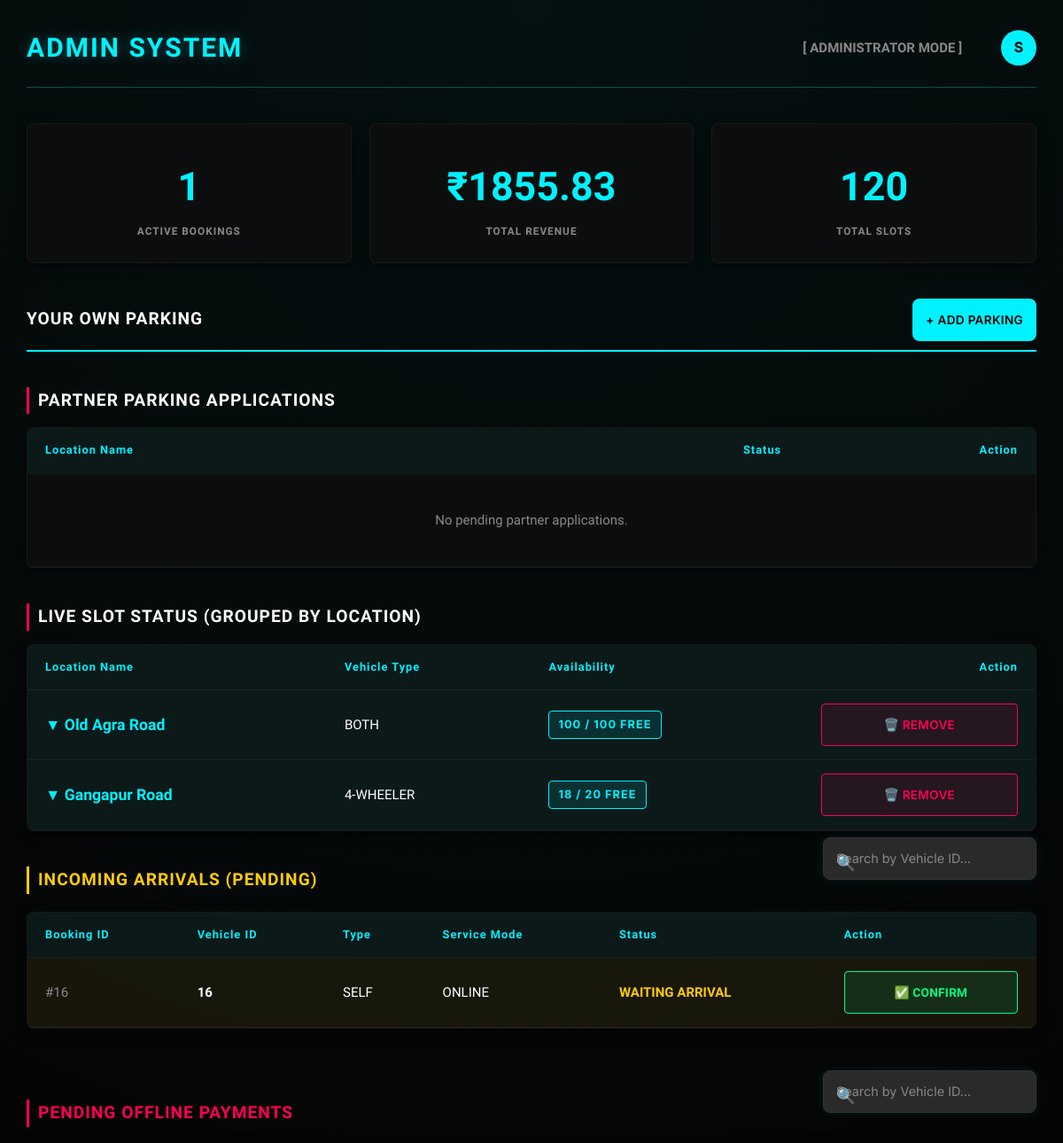
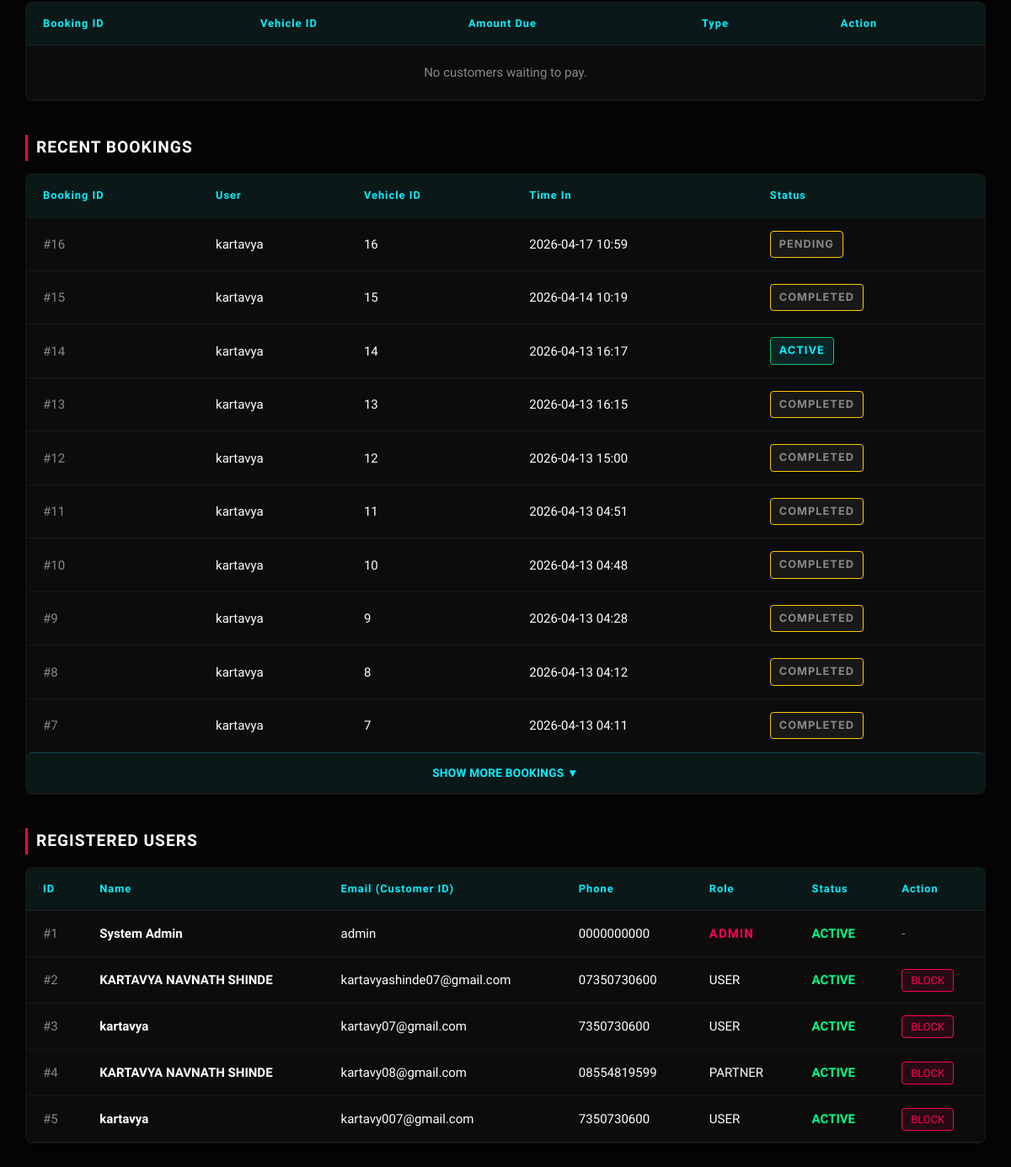
The page /admin (signed in) on the database its author committed (2 pictures, top to bottom).
### app.py (models this page shows)
class ParkingSlot(db.Model):
    id = db.Column(db.Integer, primary_key=True)  # type: ignore
    slot_number = db.Column(db.String(100)) # e.g., location name or slot number
    type = db.Column(db.String(20))  # type: ignore
    is_occupied = db.Column(db.Boolean, default=False)
    lat = db.Column(db.Float, nullable=True)
    lng = db.Column(db.Float, nullable=True)
    is_active = db.Column(db.Boolean, default=True) # Soft delete flag
    partner_id = db.Column(db.Integer, nullable=True) # Link to partner who owns it

class Booking(db.Model):
    id = db.Column(db.Integer, primary_key=True)  # type: ignore
    user_id = db.Column(db.Integer)
    slot_id = db.Column(db.Integer)
    vehicle_id = db.Column(db.Integer)
    service_type = db.Column(db.String(20), default='self')
    payment_mode = db.Column(db.String(20), default='online')
    start_time = db.Column(db.DateTime, default=datetime.utcnow)
    end_time = db.Column(db.DateTime)
    status = db.Column(db.String(20), default='active')
    total_price = db.Column(db.Float, default=0)
    razorpay_order_id = db.Column(db.String(100), nullable=True)
    razorpay_payment_id = db.Column(db.String(100), nullable=True)
    razorpay_signature = db.Column(db.String(200), nullable=True)
    offline_request_time = db.Column(db.DateTime, nullable=True)

class User(db.Model):
    id = db.Column(db.Integer, primary_key=True)  # type: ignore
    name = db.Column(db.String(100))
    email = db.Column(db.String(100), unique=True)
    phone = db.Column(db.String(20))
    password_hash = db.Column(db.String(200))
    role = db.Column(db.String(20), default='user')
    is_active = db.Column(db.Boolean, default=True)

### app.py (the view)
@app.route('/admin')
def admin():
    if session.get('role') != 'admin':
        return redirect('/dashboard')
    slots = ParkingSlot.query.filter_by(is_active=True).all()
    users = User.query.all()
    bookings = Booking.query.all()
    applications = ParkingApplication.query.filter_by(status='pending').order_by(ParkingApplication.id.desc()).all()
    active = Booking.query.filter_by(status='active').count()
    revenue = round(sum(b.total_price for b in bookings), 2)
    grouped_slots = {}
    for slot in slots:
        key = (slot.slot_number, slot.lat, slot.lng)
        if key not in grouped_slots:
            partner_name = "Admin (System)"
            if slot.partner_id:
                p_user = next((u for u in users if u.id == slot.partner_id), None)
                partner_name = p_user.name if p_user else f"Partner #{slot.partner_id}"
            short_name = slot.slot_number.split(',')[0] if slot.slot_number else "Unnamed Location"
            grouped_slots[key] = {
                'location_name': short_name,
                'full_address': slot.slot_number,
                'lat': slot.lat,
                'lng': slot.lng,
                'type': slot.type,
                'partner': partner_name,
                'total': 0,
                'available': 0,
                'slots': []
            }
        grouped_slots[key]['total'] += 1
        if not slot.is_occupied:
            grouped_slots[key]['available'] += 1
        grouped_slots[key]['slots'].append(slot)
    return render_template('admin_dashboard.html',
                           slots=slots,
                           grouped_slots=grouped_slots.values(),
                           users=users,
                           bookings=bookings,
                           applications=applications,
                           active=active,
                           revenue=revenue)

### templates/admin_dashboard.html (shortened to what this page needs)
<!DOCTYPE html>
<html lang="en">
<head>
    <link rel="stylesheet" href="{{ url_for('static', filename='css/style.css') }}">
    <link rel="stylesheet" href="https://unpkg.com/leaflet@1.9.4/dist/leaflet.css" />
</head>
<body>
    <header>
        <h1>ADMIN SYSTEM</h1>
        <div>
            <span style="margin-right: 20px; color: var(--text-muted); font-weight: bold;">[ ADMINISTRATOR MODE ]</span>
            <div class="profile-dropdown" style="margin-left: 20px;">
                <div class="profile-circle" onclick="toggleDropdown()">
                    {{ session.get('name', 'Admin')[0] | upper }}
                </div>
            </div>
        </div>
    </header>
    <div class="stats-grid">
        <div class="stat-card">
            <div class="stat-value">{{ active }}</div>
            <div class="stat-label">Active Bookings</div>
        </div>
        <div class="stat-card">
            <div class="stat-value">₹{{ "%.2f"|format(revenue) }}</div>
            <div class="stat-label">Total Revenue</div>
        </div>
        <div class="stat-card">
            <div class="stat-value">{{ slots|length }}</div>
            <div class="stat-label">Total Slots</div>
        </div>
    </div>
    <div style="display: flex; justify-content: space-between; align-items: center; border-bottom: 2px solid var(--primary); padding-bottom: 10px; margin-bottom: 20px;">
        <h2 style="border: none; margin: 0; padding: 0;">YOUR OWN PARKING</h2>
        <button class="btn-primary" style="width: auto; margin-top: 0; padding: 8px 15px;" onclick="openParkingModal()">+ ADD PARKING</button>
    </div>
    <h2>PARTNER PARKING APPLICATIONS</h2>
    <div class="table-container" style="margin-bottom: 40px; overflow-x: hidden;">
        <table style="white-space: normal;">
            <thead>
                <tr>
                    <th>Location Name</th>
                    <th style="width: 150px;">Status</th>
                    <th style="text-align: right; width: 200px;">Action</th>
                </tr>
            </thead>
            {% if not applications %}
            <tbody>
                <tr><td colspan="3" style="text-align: center; color: var(--text-muted); padding: 40px;">No pending partner applications.</td></tr>
            </tbody>
            {% endif %}
        </table>
    </div>
    <h2>LIVE SLOT STATUS (GROUPED BY LOCATION)</h2>
    <div class="table-container" style="overflow-x: hidden;">
        <table style="white-space: normal;">
            <thead>
                <tr>
                    <th>Location Name</th>
                    <th>Vehicle Type</th>
                    <th>Availability</th>
                    <th style="text-align: right;">Action</th>
                </tr>
            </thead>
            {% for group in grouped_slots %}
            <tbody>
                <tr class="group-row" style="cursor: pointer; background: rgba(0, 242, 255, 0.05); transition: background 0.3s;" onmouseover="this.style.background='rgba(0, 242, 255, 0.1)'" onmouseout="this.style.background='rgba(0, 242, 255, 0.05)'" data-group-id="{{ loop.index }}" data-lat="{{ group.lat or '' }}" data-lng="{{ group.lng or '' }}" onclick="toggleSlotRow(this)">
                    <td style="font-family: 'Orbitron', sans-serif; font-weight: bold; font-size: 1.1rem; color: var(--primary);">
                        ▼ {{ group.location_name }}
                    </td>
                    <td>{{ group.type | upper }}</td>
                    <td>
                        <span class="badge {{ 'badge-free' if group.available > 0 else 'badge-occupied' }}">{{ group.available }} / {{ group.total }} FREE</span>
                    </td>
                    <td style="text-align: right;" onclick="event.stopPropagation();">
                        <form action="/admin/delete_location" method="post" style="display:inline;" onsubmit="return confirm('WARNING: Are you sure you want to permanently delete this parking location? Active bookings will remain valid but the location will disappear for new bookers.');">
                            <button type="submit" style="background: rgba(255,0,85,0.1); border: 1px solid var(--accent); color: var(--accent); padding: 5px 10px; border-radius: 4px; cursor: pointer;">🗑️ REMOVE</button>
                        </form>
                    </td>
                </tr>
            </tbody>
            {% endfor %}
        </table>
    </div>
    <div style="display: flex; justify-content: space-between; align-items: center; margin-bottom: 20px; align-items: flex-end;">
        <h2 style="color: #ffcc00; border-left-color: #ffcc00; margin-bottom: 0;">INCOMING ARRIVALS (PENDING)</h2>
        <div class="search-wrapper">
            <span class="search-icon">🔍</span>
            <input type="text" id="search-admin-arrivals" class="cyber-search" onkeyup="filterTable('search-admin-arrivals', 'table-admin-arrivals')" placeholder="Search by Vehicle ID...">
        </div>
    </div>
    <div class="table-container" style="margin-bottom: 40px;">
        <table id="table-admin-arrivals">
            <thead>
                <tr>
                    <th>Booking ID</th>
                    <th>Vehicle ID</th>
                    <th>Type</th>
                    <th>Service Mode</th>
                    <th>Status</th>
                    <th>Action</th>
                </tr>
            </thead>
            <tbody>
                {% for booking in bookings %}
                    {% if booking.status == 'pending' %}
                    <tr style="background: rgba(255, 204, 0, 0.05);">
                        <td style="color: var(--text-muted);">#{{ booking.id }}</td>
                        <td style="font-weight: bold;">{{ booking.vehicle_id }}</td>
                        <td>{{ booking.service_type | upper }}</td>
                        <td>{{ (booking.payment_mode or 'N/A') | upper }}</td>
                        <td style="color: #ffcc00; font-weight: bold;">WAITING ARRIVAL</td>
                        <td>
                            <button onclick="confirmArrival('{{ booking.id }}')" style="background: rgba(0, 255, 136, 0.1); border: 1px solid #00ff88; color: #00ff88; padding: 5px 15px; border-radius: 4px; cursor: pointer; font-weight: bold; font-family: 'Rajdhani'; transition: 0.3s;" onmouseover="this.style.background='#00ff88'; this.style.color='#000';" onmouseout="this.style.background='rgba(0, 255, 136, 0.1)'; this.style.color='#00ff88';">✅ CONFIRM</button>
                        </td>
                    </tr>
                    {% endif %}
                {% endfor %}
            </tbody>
        </table>
    </div>
    <div style="display: flex; justify-content: space-between; align-items: center; margin-bottom: 20px; align-items: flex-end;">
        <h2 style="color: #ff0055; border-left-color: #ff0055; margin-bottom: 0;">PENDING OFFLINE PAYMENTS</h2>
        <div class="search-wrapper">
            <span class="search-icon">🔍</span>
            <input type="text" id="search-admin-payments" class="cyber-search" onkeyup="filterTable('search-admin-payments', 'table-admin-payments')" placeholder="Search by Vehicle ID...">
        </div>
    </div>
    <div class="table-container" style="margin-bottom: 40px;">
        <table id="table-admin-payments">
            <thead>
                <tr>
                    <th>Booking ID</th>
                    <th>Vehicle ID</th>
                    <th>Amount Due</th>
                    <th>Type</th>
                    <th>Action</th>
                </tr>
            </thead>
            <tbody>
                {% set ns_offline = namespace(has_offline=false) %}
                {% if not ns_offline.has_offline %}
                <tr><td colspan="5" style="text-align: center; color: var(--text-muted); padding: 20px;">No customers waiting to pay.</td></tr>
                {% endif %}
            </tbody>
        </table>
    </div>
    <h2>RECENT BOOKINGS</h2>
    <div class="table-container">
        <table>
            <thead>
                <tr>
                    <th>Booking ID</th>
                    <th>User</th>
                    <th>Vehicle ID</th>
                    <th>Time In</th>
                    <th>Status</th>
                </tr>
            </thead>
            <tbody id="bookings-tbody">
                {% for booking in bookings|reverse %}
                {% set b_user = users | selectattr("id", "equalto", booking.user_id) | list | first %}
                <tr class="booking-row" {% if loop.index > 10 %}style="display: none;"{% endif %}>
                    <td style="color: var(--text-muted);">#{{ booking.id }}</td>
                    <td>{{ b_user.name if b_user else 'System / Deleted User' }}</td>
                    <td>{{ booking.vehicle_id }}</td>
                    <td>{{ booking.start_time.strftime('%Y-%m-%d %H:%M') if booking.start_time else 'N/A' }}</td>
                    <td>
                        <span class="badge {{ 'badge-active' if booking.status == 'active' else 'badge-completed' }}">
                            {{ booking.status | upper }}
                        </span>
                    </td>
                </tr>
                {% endfor %}
                {% if bookings|length > 10 %}
                <tr id="more-bookings-btn-row">
                    <td colspan="5" style="text-align: center; padding: 0;">
                        <button onclick="document.querySelectorAll('.booking-row').forEach(r => r.style.display = 'table-row'); this.parentElement.parentElement.style.display = 'none';" style="width: 100%; background: rgba(0, 242, 255, 0.05); border: none; color: var(--primary); padding: 15px; cursor: pointer; font-family: 'Orbitron'; font-weight: bold; border-top: 1px solid rgba(0, 242, 255, 0.2); transition: 0.3s;" onmouseover="this.style.background='rgba(0, 242, 255, 0.1)'" onmouseout="this.style.background='rgba(0, 242, 255, 0.05)'">
                            SHOW MORE BOOKINGS ▼
                        </button>
                    </td>
                </tr>
                {% endif %}
            </tbody>
        </table>
    </div>
    <h2>REGISTERED USERS</h2>
    <div class="table-container">
        <table>
            <thead>
                <tr>
                    <th>ID</th>
                    <th>Name</th>
                    <th>Email (Customer ID)</th>
                    <th>Phone</th>
                    <th>Role</th>
                    <th>Status</th>
                    <th>Action</th>
                </tr>
            </thead>
            <tbody id="users-tbody">
                {% for user in users %}
                <tr class="user-row {% if loop.index > 5 %}hidden-row{% endif %}">
                    <td style="color: var(--text-muted);">#{{ user.id }}</td>
                    <td style="font-weight: bold;">{{ user.name }}</td>
                    <td>{{ user.email }}</td>
                    <td>{{ user.phone }}</td>
                    <td>
                        {% if user.role == 'admin' %}
                            <span style="color: var(--accent); font-weight: bold; letter-spacing: 1px;">ADMIN</span>
                        {% else %}
                            <span style="color: var(--text-main);">{{ user.role | upper }}</span>
                        {% endif %}
                    </td>
                    <td>
                        {% if user.is_active %}
                            <span style="color: #00ff88; font-weight: bold;">ACTIVE</span>
                        {% else %}
                            <span style="color: #ff0055; font-weight: bold;">BLOCKED</span>
                        {% endif %}
                    </td>
                    <td>
                        {% if user.role != 'admin' %}
                            {% if user.is_active %}
                                <a href="/admin/toggle-block/{{ user.id }}" class="btn-block">BLOCK</a>
                            {% else %}
                                <a href="/admin/toggle-block/{{ user.id }}" class="btn-unblock">UNBLOCK</a>
                            {% endif %}
                        {% else %}
                            <span style="color: var(--text-muted);">-</span>
                        {% endif %}
                    </td>
                </tr>
                {% endfor %}
            </tbody>
        </table>
    </div>
</body>
</html>

### rows shown on the page
ParkingSlot: location_name "Old Agra Road", type "BOTH", available "100", total "100"
ParkingSlot: type "4-WHEELER"
Booking: id "16", vehicle_id "16", service_type "SELF", payment_mode "ONLINE", start_time "2026-04-17 10:59", status "PENDING"
User: name "kartavya", id "3", email "kartavy07@gmail.com", phone "7350730600", role "USER", is_active "ACTIVE"
Booking: id "15", vehicle_id "15", start_time "2026-04-14 10:19", status "COMPLETED"
User: name "kartavya", id "5", email "kartavy007@gmail.com", phone "7350730600", role "USER", is_active "ACTIVE"
Booking: id "14", vehicle_id "14", start_time "2026-04-13 16:17", status "ACTIVE"
Booking: id "13", vehicle_id "13", start_time "2026-04-13 16:15", status "COMPLETED"
Booking: id "12", vehicle_id "12", start_time "2026-04-13 15:00", status "COMPLETED"
Booking: id "11", vehicle_id "11", start_time "2026-04-13 04:51", status "COMPLETED"
Booking: id "10", vehicle_id "10", start_time "2026-04-13 04:48", status "COMPLETED"
Booking: id "9", vehicle_id "9", start_time "2026-04-13 04:28", status "COMPLETED"
Booking: id "8", vehicle_id "8", start_time "2026-04-13 04:12", status "COMPLETED"
Booking: id "7", vehicle_id "7", start_time "2026-04-13 04:11", status "COMPLETED"
User: id "1", name "System Admin", email "admin", phone "0000000000", role "ADMIN", is_active "ACTIVE"
User: id "2", name "KARTAVYA NAVNATH SHINDE", email "kartavyashinde07@gmail.com", phone "07350730600", role "USER", is_active "ACTIVE"
User: id "4", name "KARTAVYA NAVNATH SHINDE", email "kartavy08@gmail.com", phone "08554819599", role "PARTNER", is_active "ACTIVE"

### other values the page prints
{{ session.get('name', 'Admin')[0] | upper }} "S"
{{ active }} "1"
{{ "%.2f"|format(revenue) }} "1855.83"
{{ slots|length }} "120"
{{ group.location_name }} "Gangapur Road"
{{ group.available }} "18"
{{ group.total }} "20"
